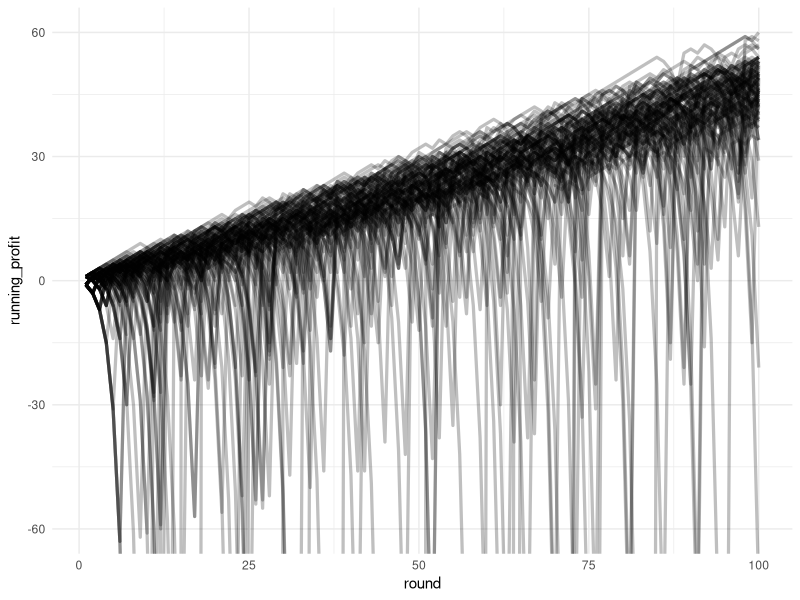

Write the R code that produced this figure.
library(ggplot2)

spin <- function(n) {
  sample(0:36, size = n, replace = TRUE)
}


is_win <- function(spin, bet_function) {
  bet_function(spin)
}


bet_evens <- function(spin) {
  spin %% 2 == 0 & spin != 0
}


bet_first_third <- function(spin) {
  spin <= 12 & spin >= 1
}


bet_on_1 <- function(spin) {
  spin == 1
}


compute_multiplier <- function(bet_function) {
  winners  <- bet_function(1:36)
  win_prob <- sum(winners) / 36
  1 / win_prob
}


first_play <- function(x) {
  x[1]
}


compute_win_index <- function(is_win) {
  win_index_adjustment <- if(first_play(is_win)) NULL else 0
  which_win            <- which(is_win)
  win_index            <- c(win_index_adjustment, which_win)
  win_index
}


compute_loss_multiplier <- function(is_win, multiplier) {
  win_index          <- compute_win_index(is_win)
  loss_streak_length <- diff(win_index) - 1
  
  cumprod_correction       <- 1 / (multiplier ^ loss_streak_length)
  cumprod_correction_index <- win_index[2:length(win_index)]
  
  loss_multiplier <- (!is_win) * multiplier
  loss_multiplier[cumprod_correction_index] <- cumprod_correction
  
  loss_multiplier_adjustment <- if(first_play(is_win)) 1 else first_play(loss_multiplier)
  loss_multiplier[1]         <- loss_multiplier_adjustment
  
  loss_multiplier
}


compute_bet <- function(loss_multiplier) {
  n_rounds              <- length(loss_multiplier)
  bets_after_first_play <- cumprod(loss_multiplier)
  round_bet             <- c(1, head(bets_after_first_play, n_rounds - 1))
  round_bet
}


compute_running_profit <- function(is_win, multiplier, bets) {
  win_multiplier    <- is_win * multiplier
  winnings          <- win_multiplier * bets
  profit            <- winnings - bets
  cumulative_profit <- cumsum(profit)
  cumulative_profit
}



simulate <- function(n_plays, bet_function) {
  numbers    <- spin(n_plays)
  multiplier <- compute_multiplier(bet_function)
  
  round_win       <- is_win(numbers, bet_function)
  loss_multiplier <- compute_loss_multiplier(round_win, multiplier)
  bets            <- compute_bet(loss_multiplier)
  accum_profit    <- compute_running_profit(round_win, multiplier, bets)
  
  out <- data.frame(spin = numbers,
                    win  = round_win,
                    bet  = bets,
                    running_profit = accum_profit)
  out
}


make_data <- function(n_iter, n_rounds_per_iter, bet_function) {
  data <- replicate(n_iter,
                    simulate(n_rounds_per_iter, bet_function),
                    simplify = FALSE)
  data <- do.call(rbind, data)
  
  data$round <- rep(1:n_rounds_per_iter, times = n_iter)
  data$iter  <- rep(1:n_iter, each = n_rounds_per_iter)
  
  data
}


plot_martingale <- function(data) {
  ylim  <- max(data$running_profit)
  alpha <- min(25 / length(unique(data$iter)), 0.5)
  
  ggplot(data, aes(x = round, y = running_profit, group = factor(iter))) +
    geom_line(color = "black", alpha = alpha, lwd = 1.1) +
    coord_cartesian(ylim = c(-ylim, ylim)) +
    theme_minimal()
}


data <- make_data(100, 100, bet_evens)

plot_martingale(data)
